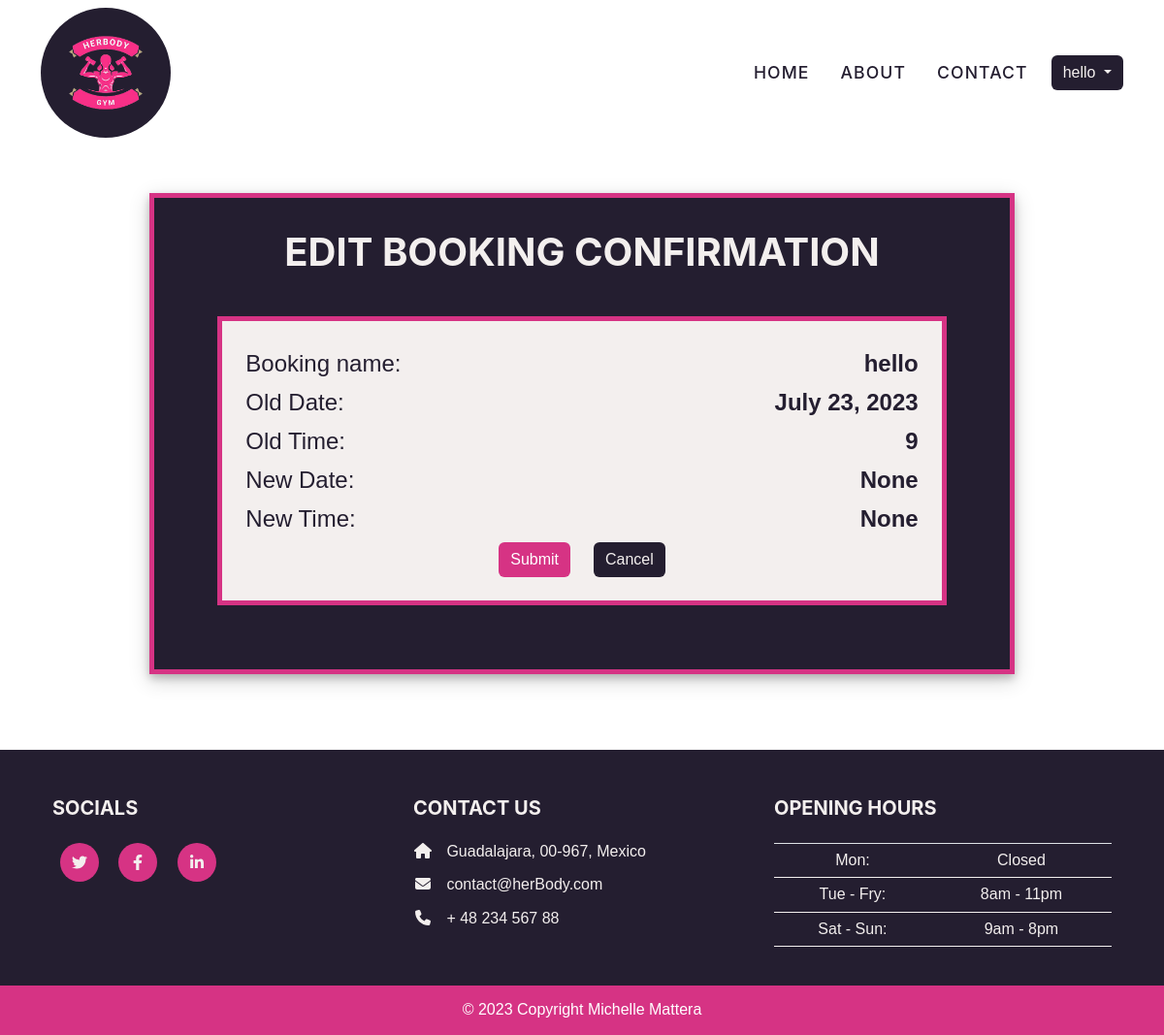
Screenshot of /booking/booking/edit_booking_confirm/9/ (signed in) with the database file from the repository.
### booking/models.py (models this page shows, shortened)
class Booking(models.Model):
    date = models.DateField(default=datetime.date.today)
    user = models.ForeignKey(
        User, on_delete=models.CASCADE, related_name="hiuser", default=User)
    time = models.IntegerField(choices=TIME_CHOISES, blank=False, default=9)
    class Meta:
        ordering = ['date', 'time']
        unique_together = ("date", "time")

### booking/views.py (the view)
# urls.py: path('booking/edit_booking_confirm/<int:booking_id>/', views.edit_booking_confirm, name='edit_booking_confirm'),
@login_required
def edit_booking_confirm(request, booking_id):
    booking = get_object_or_404(Booking, id=booking_id)
    date_comp = request.GET.get('date')
    time_comp = request.GET.get('time')
    formatted_date_comp = None  # Variable for formatted display date
    formatted_time_comp = None  # Variable for formatted display time
    if date_comp:
        date_obj = datetime.strptime(date_comp, '%Y-%m-%d')
        formatted_date_comp = date_obj.strftime('%B %d, %Y')
    if time_comp:
        time_obj = parser.parse(time_comp)
        formatted_time_comp = int(time_obj.strftime('%H'))
    initial_data = {'date': date_comp, 'time': formatted_time_comp}
    if request.method == 'POST':
        form = BookingForm(data=request.POST, instance=booking)
        if form.is_valid():
            form.save()
            return redirect("my_bookings")
    else:
        form = BookingForm(instance=booking, initial=initial_data)
    form.fields['time'].choices = [(str(time_obj), time_str) for time_obj, time_str in form.fields['time'].choices]
    context = {
        'form': form,
        'booking': booking,
        'date': formatted_date_comp,  # Use formatted date for display
        'time': formatted_time_comp,  # Use formatted time for display
    }
    return render(request, 'booking/edit_booking_confirm.html', context)

### booking/forms.py
class BookingForm(forms.ModelForm):
    def __init__(self, *args, **kwargs):
        super().__init__(*args, **kwargs)
        self.fields['time'].widget = forms.HiddenInput()
        self.fields['date'].widget = forms.HiddenInput()
    class Meta:
        model = Booking
        fields = ['date', 'time']

### templates/booking/edit_booking_confirm.html (shortened to what this page needs)
{% extends "base.html" %}
{% block content %}
{% include 'includes/messages.html' %}
<section>
    <div class="container">
        <div class="booking-confirmation">
            <h1 class="text-uppercase text-center booking-title">Edit Booking Confirmation</h1>
            <div class="container-booking-card">
                <div class="row">
                    <div class="col booking-li left">
                        Booking name:
                    </div>
                    <div class="col booking-li right">
                        {{ booking.user }}
                    </div>
                </div>
                <div class="row">
                    <div class="col booking-li left">
                        Old Date:
                    </div>
                    <div class="col booking-li right">
                        {{ booking.date }}
                    </div>
                </div>
                <div class="row">
                    <div class="col booking-li left">
                        Old Time:
                    </div>
                    <div class="col booking-li right">
                        {{ booking.time }}
                    </div>
                </div>
                <div class="row">
                    <div class="col booking-li left">
                        New Date:
                    </div>
                    <div class="col booking-li right">
                        {{ date }}
                    </div>
                </div>
                <div class="row">
                    <div class="col booking-li left">
                        New Time:
                    </div>
                    <div class="col booking-li right">
                        {{ time }}
                    </div>
                </div>
                <form method="POST" action="{% url 'edit_booking_confirm' booking_id=booking.id %}">
                    <div class="row">
                        <div class="col booking-li right">
                            <input type="submit" value="Submit" class="btn btn-primary">
                        </div>
                        <div class="col booking-li left">
                            <a href="{% url 'my_bookings'%}" class="btn btn-secondary text-center"
                                role="button">Cancel</a>
                        </div>
                    </div>
                </form>
            </div>
        </div>
    </div>
</section>
{% endblock content %}

### templates/base.html (shortened to what this page needs)
{% load static %}
{% load cloudinary %}
<!DOCTYPE html>
<html lang="en">
<head>
    <link rel="stylesheet" href="https://cdn.jsdelivr.net/npm/bootstrap@4.0.0/dist/css/bootstrap.min.css"
>
    <link type="text/css" href="{% static 'css/style.css' %}" rel="stylesheet">
    <link type="text/css" href="{% static 'bootstrap/css/style.css' %}" rel="stylesheet">
</head>
<body>
    {% with request.resolver_match.url_name as url_name %}
    <nav class="navbar navbar-expand-lg navbar-dark fixed-top" id="mainNav">
        <div class="container">
            <div class="logo-div">
                <a class="navbar-brand" href="#page-top"><img src="{% static 'images/logo.png' %}" alt="logo"
                        class="logo"></a>
            </div>
            <div class="collapse navbar-collapse" id="navbarResponsive">
                <ul class="navbar-nav text-uppercase ms-auto py-4 py-lg-0">
                    <li class="nav-item nav-home"><a class="nav-link {% if url_name == 'home' %}active-nav{% endif %}"
                            aria-current="page" href="{% url 'home' %}">Home</a></li>
                    <li class="nav-item nav-about"><a class="nav-link {% if url_name == 'about' %}active-nav{% endif %}"
                            aria-current="page" href="{% url 'about' %}">About</a></li>
                    <li class="nav-item nav-contact"><a
                            class="nav-link {% if url_name == 'contact' %}active-nav{% endif %}" aria-current="page"
                            href="{% url 'contact' %}">Contact</a></li>
                </ul>
                <div class="dropdown">
                    {% if user.is_authenticated %}
                    <a class="btn btn-secondary  dropdown-toggle" href="#" role="button" id="dropdownMenuLink"
                        data-bs-toggle="dropdown" aria-haspopup="true" aria-expanded="false">
                        {{ user.username }}
                    </a>
                        {% endif %}
                    </div>
                </div>
            </div>
    </nav>
    {% endwith %}
    <main>
        {% block content %}{% endblock content %}
    </main>
    <footer class="text-white text-center text-lg-start bg-dark">
        <div class="footer-container">
            <div class="container p-4">
                <div class="row mt-4">
                    <div class="col-lg-4 col-md-12 mb-4 mb-md-0 footer-text">
                        <h5 class="text-uppercase mb-4 footer-title">Socials</h5>
                        <div class="mt-4">
                            <a class="btn btn-social mx-2" href="#!" aria-label="Twitter"
                                title="Link for Twitter (opens in a new page)"><i class="fab fa-twitter"></i></a>
                            <a class="btn btn-social mx-2" href="#!" aria-label="Facebook"
                                title="Link for Facebook (opens in a new page)"><i class="fab fa-facebook-f"></i></a>
                            <a class="btn btn-social mx-2" href="#!" aria-label="LinkedIn"
                                title="Link for Linkedin (opens in a new page)"><i class="fab fa-linkedin-in"></i></a>
                        </div>
                    </div>
                    <div class="col-lg-4 col-md-6 mb-4 mb-md-0 footer-text">
                        <h5 class="text-uppercase mb-4 footer-title">Contact Us</h5>
                        <ul class="fa-ul" style="margin-left: 1.65em;">
                            <li class="mb-3">
                                <span class="fa-li"><i class="fas fa-home"></i></span><span class="ms-2">Guadalajara,
                                    00-967,
                                    Mexico</span>
                            </li>
                            <li class="mb-3">
                                <span class="fa-li"><i class="fas fa-envelope"></i></span><span
                                    class="ms-2">contact@herBody.com</span>
                            </li>
                            <li class="mb-3">
                                <span class="fa-li"><i class="fas fa-phone"></i></span><span class="ms-2">+ 48 234 567
                                    88</span>
                            </li>
                        </ul>
                    </div>
                    <div class="col-lg-4 col-md-6 mb-4 mb-md-0 footer-text">
                        <h5 class="text-uppercase mb-4 footer-title">Opening hours</h5>
                        <table class="table text-center text-white footer-text">
                            <tbody class="fw-normal">
                                <tr>
                                    <td>Mon:</td>
                                    <td>Closed</td>
                                </tr>
                                <tr>
                                    <td>Tue - Fry:</td>
                                    <td>8am - 11pm</td>
                                </tr>
                                <tr>
                                    <td>Sat - Sun:</td>
                                    <td>9am - 8pm</td>
                                </tr>
                            </tbody>
                        </table>
                    </div>
                </div>
            </div>
            <div class="text-center p-3 Copyright">
                © 2023 Copyright Michelle Mattera
            </div>
        </div>
    </footer>
</body>
</html>

### static/css/style.css (style rules this page uses)
.logo { height: 100%; width: 100%; }
.logo-div { width: 150px; height: 150px; align-items: center; text-align: center; display: flex; }
#mainNav .navbar-nav .nav-item .nav-link { font-family: "Montserrat", -apple-system, BlinkMacSystemFont, "Segoe UI", Roboto, "Helvetica Neue", Arial, sans-serif, "Apple Color Emoji", "Segoe UI Emoji", "Segoe UI Symbol", "Noto Color Emoji"; font-size: 1.1rem; color: #241E30; font-weight: 500; letter-spacing: 0.0625em; }
.btn-primary { --bs-btn-color: #FFF; --bs-btn-bg: #d63384; --bs-btn-hover-color: #d63384; --bs-btn-hover-bg: #F3EFEE; --bs-btn-active-color: #d63384; }
.btn-secondary { --bs-btn-color: #F3EFEE; --bs-btn-bg: #241E30; --bs-btn-hover-border-color: #322d3b; --bs-btn-hover-color: #fff; --bs-btn-hover-bg: #312a3f; }
.p-4 { color: #F3EFEE; }
.p-4>* { color: #F3EFEE; }
.Copyright { background-color: #d63384; color: #FFF; }
.footer-text>* { color: #F3EFEE; }
.footer-container { background-color: #241E30; }
.btn-social { --bs-btn-hover-color: #d63384; --bs-btn-color: #F3EFEE; }
.dropdown-toggle { white-space: nowrap; margin-left: 1rem; }
.booking-title { margin: 1% 5%; color: #F3EFEE; }
.booking-confirmation { width: 80%; height: auto; margin: 7% 10%; background-color: #241E30; border: 5px solid #d63384; box-shadow: 0 4px 8px 0 rgba(0, 0, 0, 0.2), 0 6px 20px 0 rgba(0, 0, 0, 0.19); padding: 1.5rem; }
.booking-li { list-style: none; font-size: 1.5rem; }
.right { font-weight: bold; text-align: right; }
.left { text-align: left; }
.container-booking-card { background-color: #F3EFEE; color: #241E30; text-align: center; margin: 5%; border: 5px solid #d63384; padding: 1.5rem; line-height: 40px; }

### rows the page displays
Booking: user "hello", date "July 23, 2023", time "9"

### other values shown
{{ user.username }} "hello"
{{ date }} "None"
{{ time }} "None"
